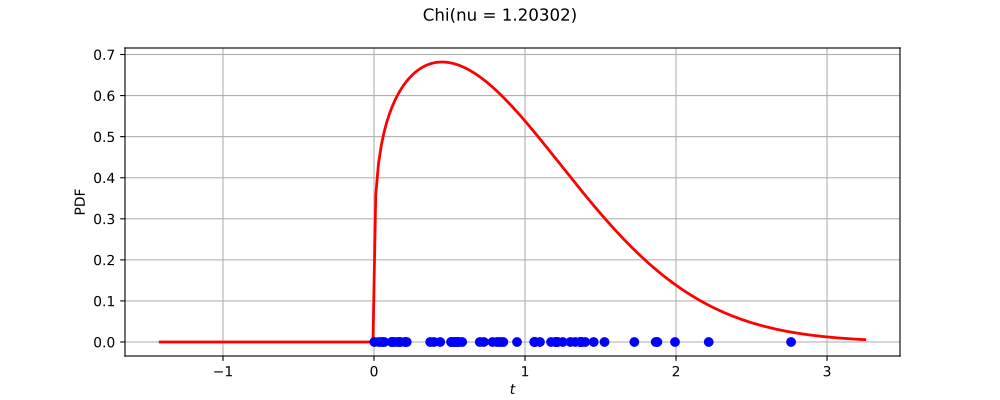

Python code for this plot:
import openturns as ot
from matplotlib import pyplot as plt
from openturns.viewer import View
ot.RandomGenerator.SetSeed(0)
factory = ot.ChiFactory()
ref = factory.build()
dimension = ref.getDimension()
if dimension <= 2:
    sample = ref.getSample(50)
    distribution = factory.build(sample)
    if dimension == 1:
        distribution.setDescription(['$t$'])
        pdf_graph = distribution.drawPDF(256)
        cloud = ot.Cloud(sample, ot.Sample(sample.getSize(), 1))
        cloud.setColor('blue')
        cloud.setPointStyle('fcircle')
        pdf_graph.add(cloud)
        fig = plt.figure(figsize=(10, 4))
        plt.suptitle(str(distribution))
        pdf_axis = fig.add_subplot(111)
        View(pdf_graph, figure=fig, axes=[pdf_axis], add_legend=False)
    else:
        sample = ref.getSample(500)
        distribution.setDescription(['$t_0$', '$t_1$'])
        pdf_graph = distribution.drawPDF([256]*2)
        cloud = ot.Cloud(sample)
        cloud.setColor('red')
        cloud.setPointStyle('fcircle')
        pdf_graph.add(cloud)
        fig = plt.figure(figsize=(10, 4))
        plt.suptitle(str(distribution))
        pdf_axis = fig.add_subplot(111)
        View(pdf_graph, figure=fig, axes=[pdf_axis], add_legend=False)
